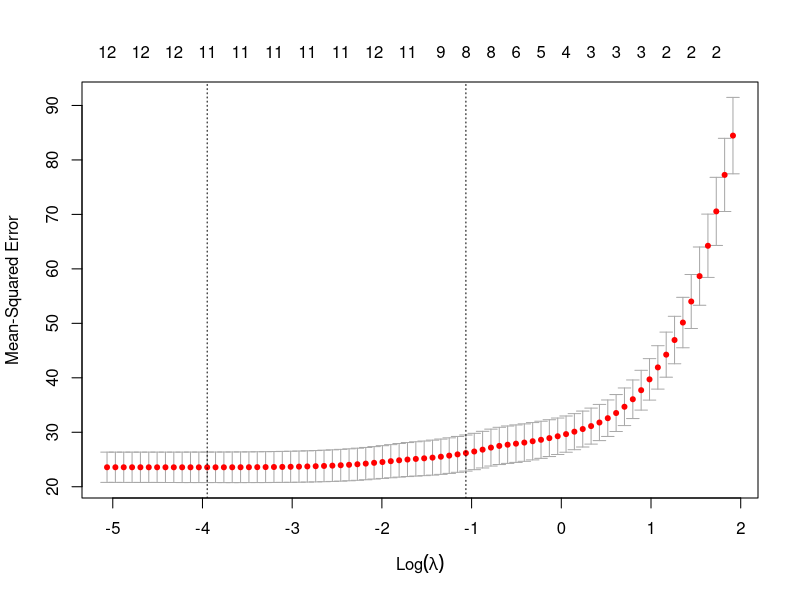
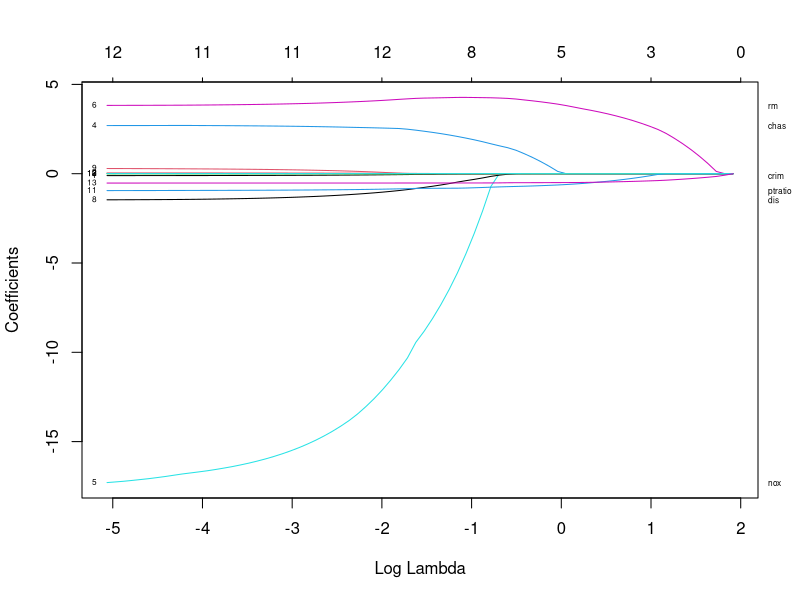

Write the R code that produced these figures, in order.
# ----------------------------------------------------------------------------
# purpose:  fit a LASSO, 
# audience: you are expected to have some prior experience with R
# ----------------------------------------------------------------------------

# to learn more about LASSO, refer to:
# http://statweb.stanford.edu/~tibs/lasso.html

# ----------------------------------------------------------------------------
# install a library if it's not already installed
# ----------------------------------------------------------------------------
if (!('glmnet' %in% rownames(installed.packages()))) {
    install.packages("glmnet")
}

# ----------------------------------------------------------------------------
# load libraries
# ----------------------------------------------------------------------------
library("glmnet") # use this package to fit a glmnet model
library("MASS") # use the Boston dataset

# ----------------------------------------------------------------------------
# identify the optimal value of lambda
# ----------------------------------------------------------------------------
# define response variable and predictor variables
response_column <- which(colnames(Boston) %in% c("medv"))
train_X <- data.matrix(Boston[, - response_column])
train_y <- Boston[, response_column]

# use cv.glmnet with 10-fold cross-validation to pick lambda
print("Started fitting LASSO")
model1 <- cv.glmnet(x = train_X, y = train_y, alpha = 1, nfolds = 10,
                    family = "gaussian", type.measure = "mse")
print("Finished fitting LASSO")
plot(model1)

# print out the optimal lambdas
cat("Lambda that gives minimum mean cross-validated error:",
    as.character(round(model1$lambda.min, 4)), "\n\n")
cat("Largest lambda with mean cross-validated error",
    "within 1 standard error of the minimum error:",
    as.character(round(model1$lambda.1se, 4)), "\n\n")
cat("Coefficients based on lambda that", 
    " gives minimum mean cross-validated error: \n")
print(coef(model1, s = "lambda.min"))

# ----------------------------------------------------------------------------
# check how lambda impacts the estimated coefficients
# ----------------------------------------------------------------------------
model2 <- glmnet(x = train_X, y = train_y, alpha = 1, family = "gaussian")
plot(model2, xvar = "lambda", label = TRUE)

# add labels for variables
vn = colnames(train_X)
par(mar = c(5, 4, 4, 2) + 0.1)
vnat = coef(model2)
# remove the intercept, and get the coefficients at the end of the path
vnat = vnat[-1, ncol(vnat)] 

axis(4, at = vnat, line = -.5, label = vn, las = 1, tick = FALSE, 
     cex.axis = 0.5)

# check coefficients from using glmnet() to compare with 
# those from cv.glmnet(): the same
coef(model2, s = model1$lambda.min)

# ----------------------------------------------------------------------------
# make predictions
# ----------------------------------------------------------------------------
# make predictions with model 1
x_new <- data.matrix(train_X[1:2, - response_column])
predictions_train <- predict(model1, newx = x_new, s = "lambda.min")
print(predictions_train)

# make predictions with model 2
predictions_train2 <- predict(model2, newx = x_new, s = model1$lambda.min)
print(predictions_train2)
